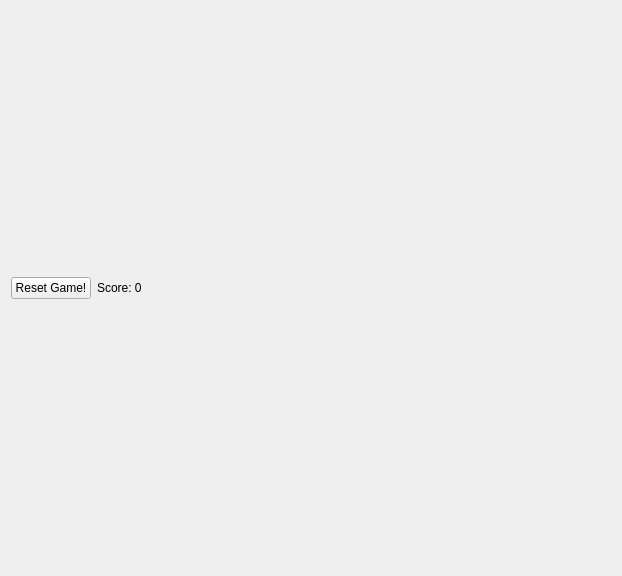
<?xml version="1.0" encoding="UTF-8"?>
<ui version="4.0">
 <class>widget</class>
 <widget class="QWidget" name="widget">
  <property name="geometry">
   <rect>
    <x>0</x>
    <y>0</y>
    <width>622</width>
    <height>576</height>
   </rect>
  </property>
  <property name="windowTitle">
   <string>Form</string>
  </property>
  <layout class="QVBoxLayout" name="verticalLayout_2">
   <item>
    <layout class="QVBoxLayout" name="verticalLayout">
     <item>
      <layout class="QHBoxLayout" name="horizontalLayout">
       <property name="sizeConstraint">
        <enum>QLayout::SetMinimumSize</enum>
       </property>
       <item>
        <widget class="QPushButton" name="resetButton">
         <property name="sizePolicy">
          <sizepolicy hsizetype="Maximum" vsizetype="Fixed">
           <horstretch>0</horstretch>
           <verstretch>0</verstretch>
          </sizepolicy>
         </property>
         <property name="text">
          <string>Reset Game!</string>
         </property>
        </widget>
       </item>
       <item>
        <widget class="QLabel" name="scoreLabel">
         <property name="sizePolicy">
          <sizepolicy hsizetype="Preferred" vsizetype="Fixed">
           <horstretch>0</horstretch>
           <verstretch>0</verstretch>
          </sizepolicy>
         </property>
         <property name="text">
          <string>Score: 0</string>
         </property>
        </widget>
       </item>
      </layout>
     </item>
     <item>
      <layout class="QGridLayout" name="gameGrid">
       <property name="sizeConstraint">
        <enum>QLayout::SetMinimumSize</enum>
       </property>
      </layout>
     </item>
    </layout>
   </item>
  </layout>
 </widget>
 <resources/>
 <connections/>
</ui>
